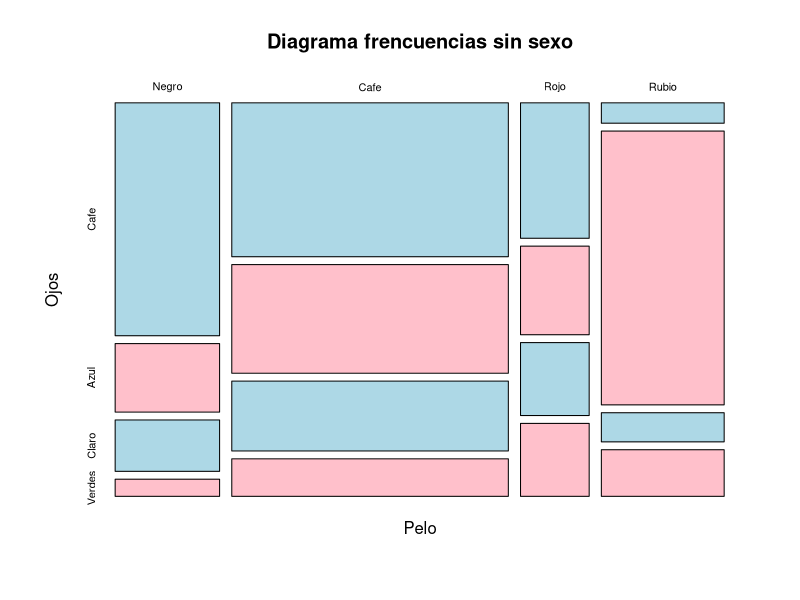
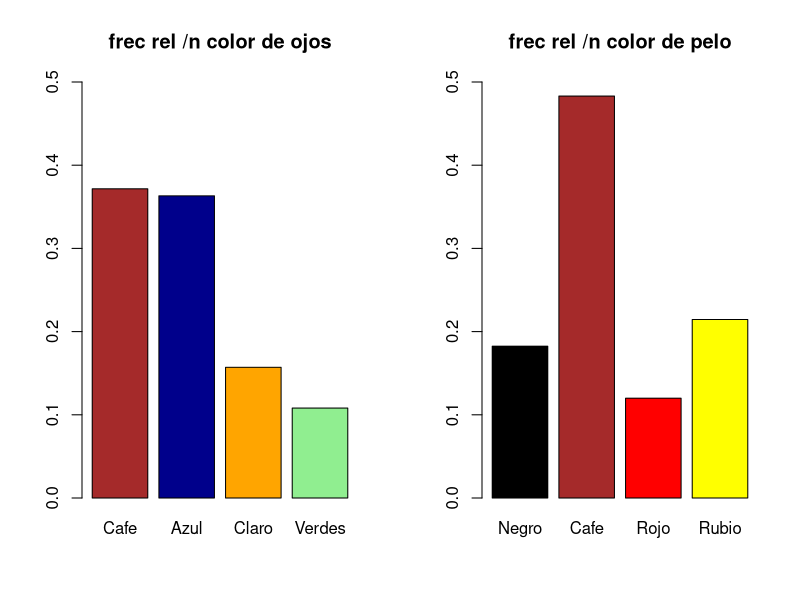
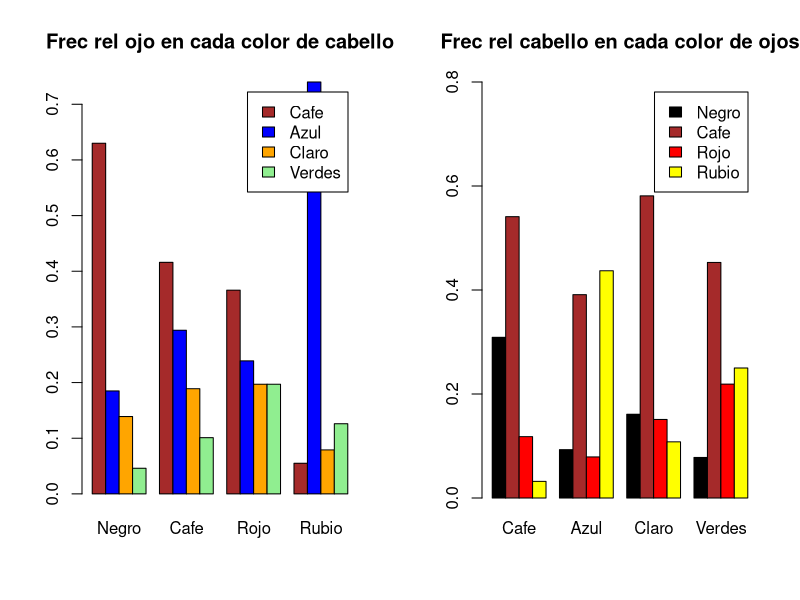

These figures' R source, in order:
## ---- chunk 1
hec = HairEyeColor

hec

hombres = hec[, , "Male"]
mujeres = hec[, , "Female"]

#vemos en values, que ambos son table, por ende

data = hombres + mujeres

data


# mas directo

data = hec[, , "Male"] + hec[, , "Female"]

data

## ---- chunk 2
dimnames(hec)$Hair = c("Negro" , "Cafe" , "Rojo" , "Rubio")

dimnames(hec)$Eye = c("Cafe" , "Azul" , "Claro" , "Verdes")
dimnames(hec)$Sex = c("Hombre" , "Mujer")

hec

str(dimnames(hec))
## ---- chunk 3
dimnames(hec) = list(
  Pelo = c("Negro" , "Cafe" , "Rojo" , "Rubio"),
  Ojos = c("Cafe" , "Azul" , "Claro" , "Verdes"),
  Sexo = c("Hombre" , "Mujer")
  
)
## ---- chunk 4
#recalculamos tabla con nuevas etiquetas

data = hec[, , "Hombre"] + hec[, , "Mujer"]

data



plot(data, col = c("lightblue", "pink"), main = "Diagrama frencuencias sin sexo")


## ---- chunk 5
sum(data)
## ---- chunk 6
rowSums(data) 
colSums(data) 

prop.table(rowSums(data))
prop.table(colSums(data))

## ---- chunk 7
apply(data, MARGIN = 1, FUN = sum) 
apply(data, MARGIN = 2, FUN = sum) 


f1 = prop.table(apply(data, MARGIN = 1, FUN = sum)) 
f2 = prop.table(apply(data, MARGIN = 2, FUN = sum)) 

f1
f2

#plicando round

round(prop.table(apply(data, MARGIN = 1, FUN = sum)) , 3)

## ---- chunk 8
par(mfrow = c(1, 2))

barplot(f2, col = c("brown" , "darkblue", "orange","lightgreen"), main = "frec rel /n color de ojos", ylim = c(0, 0.5))
barplot(f1, col = c("black" , "brown", "red","yellow"), main = "frec rel /n color de pelo", ylim = c(0, 0.5))



## ---- chunk 9
rel = round(prop.table(data),3) 
rel_pelo = round(prop.table(data, margin = 1),3) 
rel_ojos = round(prop.table(data, margin = 2),3) 

rel
rel_pelo
rel_ojos

## ---- chunk 10

# aqui hay que hacer transpuesta porque se considera que segunda varaible es marginal de la primera

barplot(t(rel_pelo), col =c("brown","blue","orange","lightgreen"), legend.text = T, main = "Frec rel ojo en cada color de cabello", beside = T)

barplot(rel_ojos, col =c("black" , "brown", "red","yellow"), legend.text = T, main = "Frec rel cabello en cada color de ojos", beside = T, ylim = c(0,0.8))


## ---- chunk 11
dimnames(hec)
dimnames(hec)[1]
dimnames(hec)$Pelo
dimnames(hec)[1]$Pelo[2]

# se puede recorrer elementos de una lista como en python

# notemos que unicamente el [1] señala el atributo, por lo que no se consigue lo que queremos

names <- dimnames(hec)[1]
for (x in names) {
	print (x)
}

## ---- chunk 12
# aqui si
names <- dimnames(hec)[[1]]
for (x in names) {
	print (x)
}

## ---- chunk 13

# ejemplo con los nombres ya pasados

hec

simplificar <- function(x,y){
  names <- dimnames(x)[y] 
  for (i in names) {
	hec_2 = x[, , "Hombre"] + x[, , "Mujer"]
	return(hec_2)
  } 
}


simplificar(hec, y = 3)

## ---- chunk 14

# un poco de abstraccion, ya lee nombresy los pasa a los filtros, pero solo sirve si posicionamos la "i" en el lugar adecuaco, tendriamos que hacer casos para que si y= a algo entonces se sumen acorde  a la dimension dada

simplificar <- function(x,y){
  names <- dimnames(x)[[y]] 
  hec_2 = 0
  for (i in names) {
  	hec_2 = hec_2 + x[, i, ]
  	print(hec_2)
  } 
}

simplificar(hec, y = 2)

## ---- chunk 15


apply(hec, MARGIN = c(1,2), FUN = sum)

## ---- chunk 16
hec

apply(hec, MARGIN = 1, FUN = sum)

